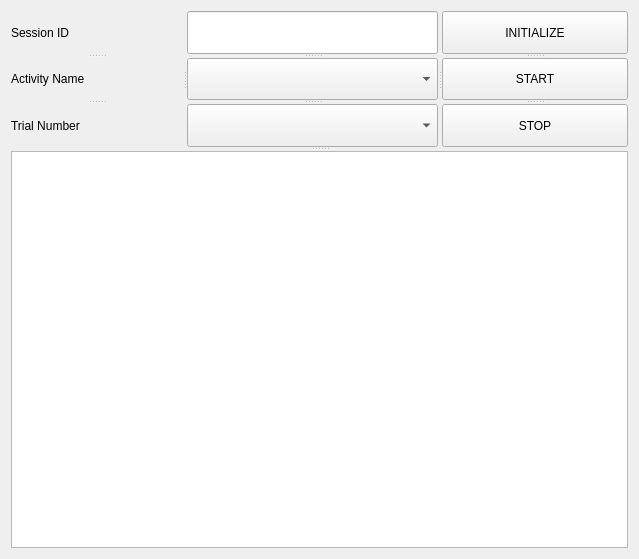
<?xml version="1.0" encoding="UTF-8"?>
<ui version="4.0">
 <class>GearImageCapture</class>
 <widget class="QWidget" name="GearImageCapture">
  <property name="geometry">
   <rect>
    <x>0</x>
    <y>0</y>
    <width>639</width>
    <height>559</height>
   </rect>
  </property>
  <property name="sizePolicy">
   <sizepolicy hsizetype="Expanding" vsizetype="Expanding">
    <horstretch>0</horstretch>
    <verstretch>0</verstretch>
   </sizepolicy>
  </property>
  <property name="windowTitle">
   <string>Form</string>
  </property>
  <layout class="QGridLayout" name="gridLayout">
   <item row="0" column="0">
    <widget class="QSplitter" name="splitter_5">
     <property name="orientation">
      <enum>Qt::Vertical</enum>
     </property>
     <widget class="QSplitter" name="splitter_4">
      <property name="sizePolicy">
       <sizepolicy hsizetype="Expanding" vsizetype="Expanding">
        <horstretch>0</horstretch>
        <verstretch>0</verstretch>
       </sizepolicy>
      </property>
      <property name="orientation">
       <enum>Qt::Horizontal</enum>
      </property>
      <widget class="QSplitter" name="splitter">
       <property name="orientation">
        <enum>Qt::Vertical</enum>
       </property>
       <widget class="QLabel" name="lblSessionID">
        <property name="sizePolicy">
         <sizepolicy hsizetype="Expanding" vsizetype="Fixed">
          <horstretch>0</horstretch>
          <verstretch>0</verstretch>
         </sizepolicy>
        </property>
        <property name="text">
         <string>Session ID</string>
        </property>
       </widget>
       <widget class="QLabel" name="lblActivityName">
        <property name="sizePolicy">
         <sizepolicy hsizetype="Expanding" vsizetype="Fixed">
          <horstretch>0</horstretch>
          <verstretch>0</verstretch>
         </sizepolicy>
        </property>
        <property name="text">
         <string>Activity Name</string>
        </property>
       </widget>
       <widget class="QLabel" name="lblTrialNumber">
        <property name="sizePolicy">
         <sizepolicy hsizetype="Expanding" vsizetype="Fixed">
          <horstretch>0</horstretch>
          <verstretch>0</verstretch>
         </sizepolicy>
        </property>
        <property name="text">
         <string>Trial Number</string>
        </property>
       </widget>
      </widget>
      <widget class="QSplitter" name="splitter_2">
       <property name="orientation">
        <enum>Qt::Vertical</enum>
       </property>
       <widget class="QLineEdit" name="txtSession">
        <property name="sizePolicy">
         <sizepolicy hsizetype="Expanding" vsizetype="Expanding">
          <horstretch>0</horstretch>
          <verstretch>0</verstretch>
         </sizepolicy>
        </property>
       </widget>
       <widget class="QComboBox" name="comboActivity">
        <property name="sizePolicy">
         <sizepolicy hsizetype="Expanding" vsizetype="Fixed">
          <horstretch>0</horstretch>
          <verstretch>0</verstretch>
         </sizepolicy>
        </property>
       </widget>
       <widget class="QComboBox" name="comboTrial">
        <property name="sizePolicy">
         <sizepolicy hsizetype="Expanding" vsizetype="Fixed">
          <horstretch>0</horstretch>
          <verstretch>0</verstretch>
         </sizepolicy>
        </property>
       </widget>
      </widget>
      <widget class="QSplitter" name="splitter_3">
       <property name="orientation">
        <enum>Qt::Vertical</enum>
       </property>
       <widget class="QPushButton" name="btnInitialize">
        <property name="sizePolicy">
         <sizepolicy hsizetype="Expanding" vsizetype="Fixed">
          <horstretch>0</horstretch>
          <verstretch>0</verstretch>
         </sizepolicy>
        </property>
        <property name="text">
         <string>INITIALIZE</string>
        </property>
       </widget>
       <widget class="QPushButton" name="btnStart">
        <property name="sizePolicy">
         <sizepolicy hsizetype="Expanding" vsizetype="Fixed">
          <horstretch>0</horstretch>
          <verstretch>0</verstretch>
         </sizepolicy>
        </property>
        <property name="text">
         <string>START</string>
        </property>
       </widget>
       <widget class="QPushButton" name="btnStop">
        <property name="sizePolicy">
         <sizepolicy hsizetype="Expanding" vsizetype="Fixed">
          <horstretch>0</horstretch>
          <verstretch>0</verstretch>
         </sizepolicy>
        </property>
        <property name="text">
         <string>STOP</string>
        </property>
       </widget>
      </widget>
     </widget>
     <widget class="QTextEdit" name="txtOutput">
      <property name="sizePolicy">
       <sizepolicy hsizetype="MinimumExpanding" vsizetype="MinimumExpanding">
        <horstretch>0</horstretch>
        <verstretch>0</verstretch>
       </sizepolicy>
      </property>
     </widget>
    </widget>
   </item>
  </layout>
 </widget>
 <resources/>
 <connections/>
</ui>
